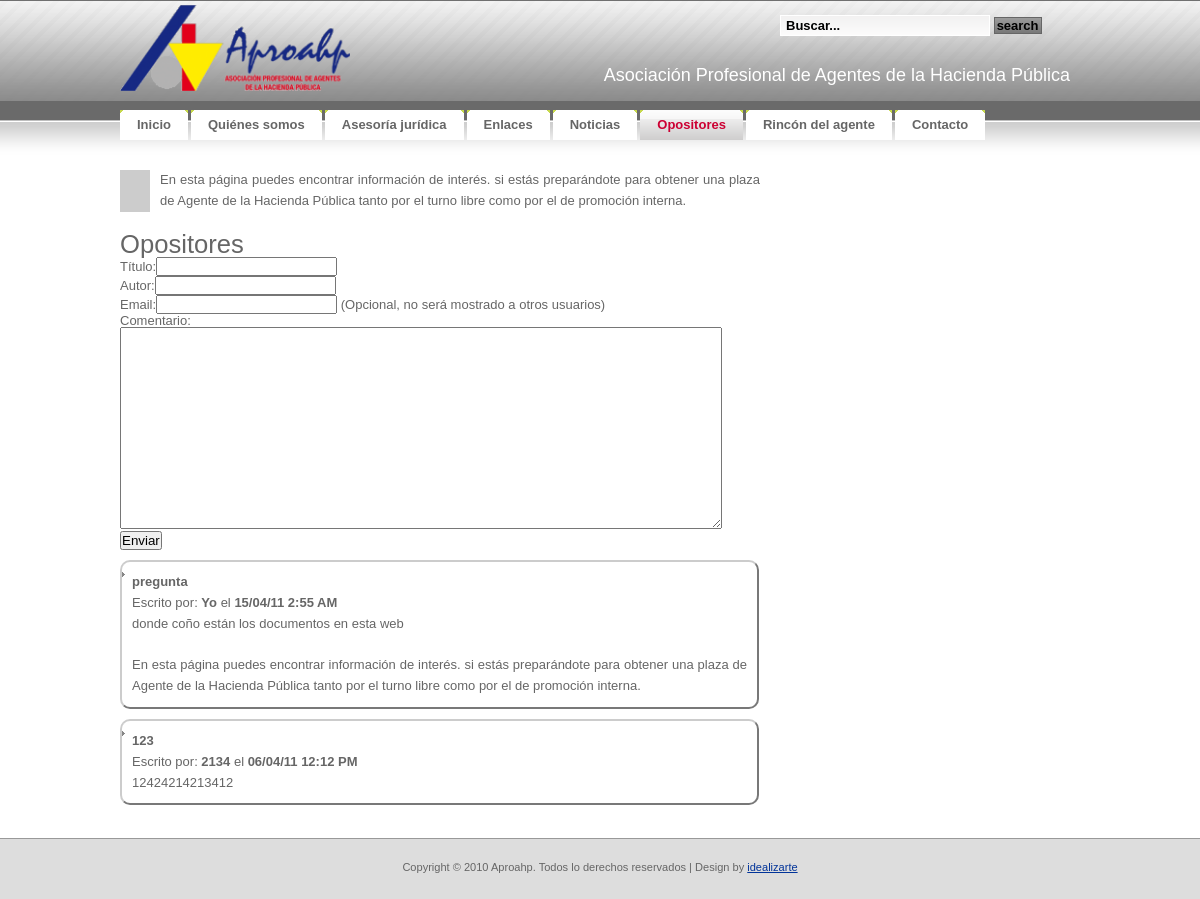
/opositores/opositores.php, run on an earlier commit of the app's database.
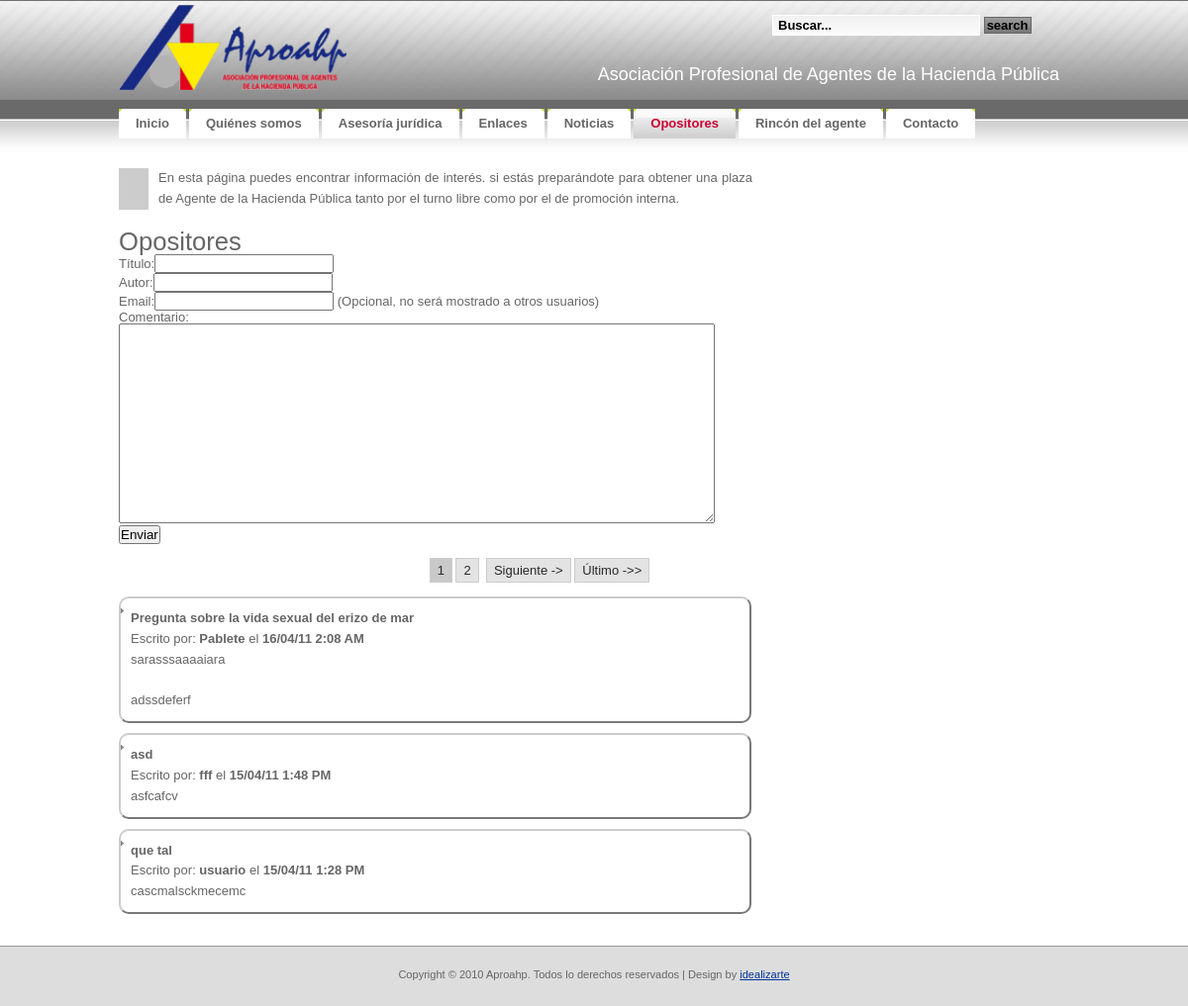
And on a later commit of the database.
### tables this page shows
CREATE TABLE IF NOT EXISTS `tbl_opositores` (
  `OPT_ID` bigint(20) NOT NULL AUTO_INCREMENT,
  `OPT_Activa` tinyint(1) NOT NULL,
  `OPT_Fecha` timestamp NOT NULL DEFAULT CURRENT_TIMESTAMP,
  `OPT_Titulo` varchar(50) NOT NULL,
  `OPT_Autor` varchar(50) NOT NULL,
  `OPT_Email` varchar(50) NOT NULL,
  `OPT_Comentario` varchar(5000) NOT NULL,
  PRIMARY KEY (`OPT_ID`)
);

### opositores/opositores.php (the view, shortened to what this page needs)
<!DOCTYPE html PUBLIC "-//W3C//DTD XHTML 1.0 Strict//EN"
  "http://www.w3.org/TR/xhtml1/DTD/xhtml1-strict.dtd">
<html xmlns="http://www.w3.org/1999/xhtml" xml:lang="en" lang="en">
<head>
 <link rel="stylesheet" href="../css/reset.css" type="text/css" media="screen" title="no title" charset="utf-8">
<link rel="stylesheet" href="../css/aproahp.css" type="text/css" media="screen" title="no title" charset="utf-8">
</head>
<body>
<div id="container">
<?php require("../header.php");?>
	<div id="izda-a">
		<div class="resalte">
		<p>En esta página puedes encontrar información de interés.
		si estás preparándote para obtener una plaza de
		Agente de la Hacienda Pública
		tanto por el turno libre como por el de promoción interna.</p>
		</div>
<?php
			require("../lib/siteconfig.php");
		echo "<div id='opositores'>";
		echo "<h1>Opositores</h1>";
		?>
		<form  id='opositoresform' method='post' action='<?=$paginaactual?>'>
		<label for='inp_titulo'>Título:</label><input type='text' name='inp_titulo' maxlength='50'><br>
		<label for='inp_autor'>Autor:</label><input type='text' name='inp_autor' maxlength='50'><br>
		<label for='inp_email'>Email:</label><input type='text' name='inp_email' maxlength='50'>&nbsp;(Opcional, no será mostrado a otros usuarios)<br>
		<label for='inp_comentario'>Comentario:</label><br><TEXTAREA style="width:600px;height:200px;" name='inp_comentario' maxlength='5000'></TEXTAREA><br>
		<input type='submit' value='Enviar' name='agregarcomentario'>
		</form>
		<?php
		if(!isset($_GET['pagenum'])){
			$pagenum = 1;
		}else{
			$pagenum = $_GET['pagenum'];
		}
		$OPT_result = mysql_query("SELECT * FROM tbl_opositores ORDER BY OPT_fecha DESC") or die(mysql_error());
		$rows = mysql_num_rows($OPT_result);
		$page_rows = 3;
		$limites = 'limit ' .($pagenum - 1) * $page_rows .',' .$page_rows;
		paginationlinks($rows,$pagenum,$page_rows);
		echo "<ul>";
		$OPT_result=mysql_query("SELECT * FROM tbl_opositores ORDER BY OPT_fecha DESC $limites;") or die(mysql_error());;
		for ($x = 0, $numrows = mysql_num_rows($OPT_result); $x < $numrows; $x++) {
			$row = mysql_fetch_assoc($OPT_result);
			$datetime = date("d/m/y g:i A", strtotime($row["OPT_Fecha"]));
			echo "<li class= post><span class=highlight>".$row["OPT_Titulo"]."</span><br>Escrito por: <span class=highlight>".$row["OPT_Autor"]."</span> el <span class=highlight>".$datetime."</span><br>".nl2br($row["OPT_Comentario"])."</li>";
	    }
		echo "</ul>";
		echo "</div>";
?>
	</div>
<div style="clear: both;">&nbsp;</div>
</div>
</body>
</html>

### header.php
<?php
$parts = Explode('/', $_SERVER["PHP_SELF"]);
$paginaactual= $parts[count($parts) - 1];
if(strcmp($paginaactual, "index.php")==0)
	$folder ="";
else
	$folder ="../";
$menu = array (array ( "Name" => "Inicio","Link" => "index.php","Subfolder" => ""),
			   array ( "Name" => "Quiénes somos","Link" => "kienes.php","Subfolder" => "kienes/"),
			   array ( "Name" => "Asesoría jurídica","Link" => "asesoria.php","Subfolder" => "asesoria/"),
			   array ( "Name" => "Enlaces","Link" => "enlaces.php","Subfolder" => "enlaces/"),
			   array ( "Name" => "Noticias","Link" => "noticias.php","Subfolder" => "noticias/"),
			   array ( "Name" => "Opositores","Link" => "opositores.php","Subfolder" => "opositores/"),
			   array ( "Name" => "Rincón del agente","Link" => "rinconagente.php","Subfolder" => "rinconagente/"),
			   array ( "Name" => "Contacto","Link" => "contacto.php","Subfolder" => "contacto/")
              );
?>
<div id="header">
	<?php echo('<div id="logo"><img src="'.$folder.'images/logo.gif" width="230" height="86" alt="Logo">');?>
	</div>
	<div id="search">
		<form method="get" action="<?=$folder?>search/search.php">
			<fieldset>
			<input id="searchinput" type="text" name="searchinput" value="Buscar..." onblur="if(this.value.length == 0) this.value='Buscar...';" onclick="if(this.value == 'Buscar...') this.value='';" />
			<input id="searchsubmit" type="submit" value="Search" />
			</fieldset>
		</form>
	</div>
	<?php echo('<div id="letras"><h2>'."Asociación Profesional de Agentes de la Hacienda Pública".'</h2>');?>
		</div>
</div>
<div id="menu">
	<ul>
<?php
foreach($menu as $item){
		if(strcmp($paginaactual, $item['Link'])==0)
			echo('<li class="active">');
		else
			echo('<li>');
		echo('<a href="'.$folder.$item['Subfolder'].$item['Link'].'"><b>'.$item['Name'].'</b></a></li>');
}?>
	</ul>
</div>

### lib/siteconfig.php (shortened to what this page needs)
<?php
	function paginationlinks($rows,$pagenum,$page_rows){
		$last = ceil($rows/$page_rows);
		$linkbase = $_SERVER['PHP_SELF'];
		$_pagi_query_string = "?";
		$linkbase .= $_pagi_query_string;
		if($last > 1){
			echo "<div id=pagination>";
			for($x=1;$x<=$last;$x++){
				if($x==$pagenum){
					echo "&nbsp;<strong>$x</strong>";
				}else{
					echo "&nbsp;<a href='".$linkbase."pagenum=$x'>$x</a>";
				}
			}
			if ($pagenum == $last) {}
			else
			{
				$next = $pagenum+1;
				echo " <a href='".$linkbase."pagenum=$next'>Siguiente -></a> ";
				echo " <a href='".$linkbase."pagenum=$last'>Último ->></a> ";
			}
			echo "</div>";
		}
	}
?>

What changed in the data, as far as the page shows it:
no longer on this page (row edited): tbl_opositores: OPT_Titulo "pregunta", OPT_Autor "Yo", OPT_Fecha "15/04/11 2:55 AM", OPT_Comentario "donde coño están los documentos en esta web En esta página puedes encontrar información de interés. si estás preparándote para obtener una plaza de Agente de la Hacienda Pública tanto por el turno libre como por el de promoción interna."
no longer on this page (row edited): tbl_opositores: OPT_Titulo "123", OPT_Autor "2134", OPT_Fecha "06/04/11 12:12 PM", OPT_Comentario "12424214213412"
added tbl_opositores: OPT_Titulo "Pregunta sobre la vida sexual del erizo de mar", OPT_Autor "Pablete", OPT_Fecha "16/04/11 2:08 AM", OPT_Comentario "sarasssaaaaiara adssdeferf"
added tbl_opositores: OPT_Titulo "asd", OPT_Autor "fff", OPT_Fecha "15/04/11 1:48 PM", OPT_Comentario "asfcafcv"
added tbl_opositores: OPT_Titulo "que tal", OPT_Autor "usuario", OPT_Fecha "15/04/11 1:28 PM", OPT_Comentario "cascmalsckmecemc"
Also different on the page:
new list line: "1"
new list line: "2"
text now shown: "Siguiente -> Último ->>"
